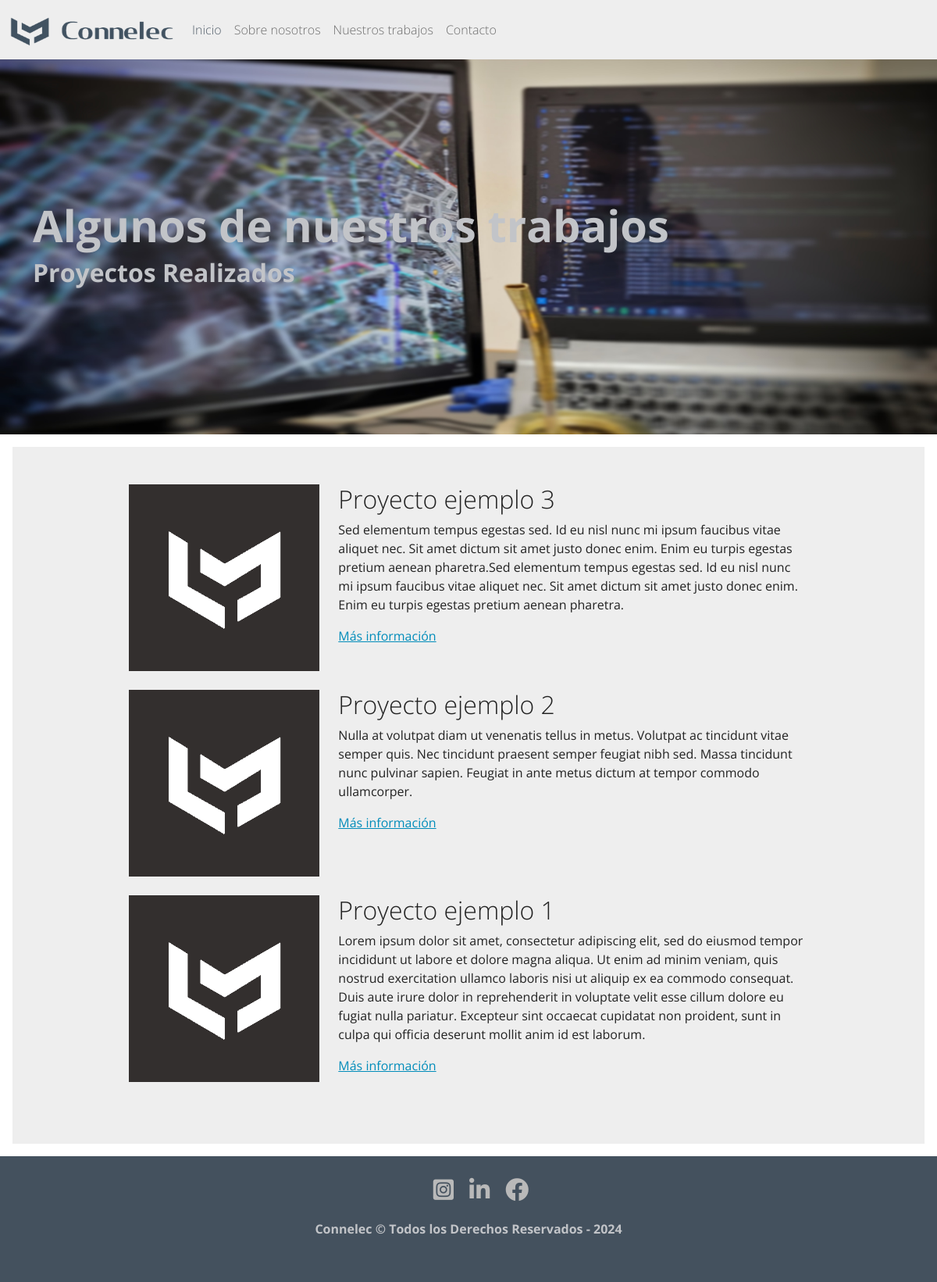
/portafolio, run on the app's committed database.
### portfolio/models.py (models this page shows, shortened)
class Project(models.Model):
    titulo = models.CharField(max_length=75)
    descripcion = models.TextField()
    imagen = models.ImageField(upload_to='projects',blank=True)
    link = models.URLField(max_length=180,blank=True)
    created = models.DateTimeField(auto_now_add=True)
    updated = models.DateTimeField(auto_now=True)
    class  Meta:
        verbose_name = 'proyecto'
        verbose_name_plural = 'proyectos'
        ordering = ['-created']

### portfolio/views.py (the view)
# urls.py: path('portafolio', vistaProyectos ,name="portafolio"),
def vistaProyectos(request):
    proyectos=Project.objects.all()
    return render(request, 'portfolio/portafolio.html', {"portafolio":proyectos})

### portfolio/templates/portfolio/portafolio.html (shortened to what this page needs)
{% extends 'core/base.html' %}
{% load static %}
{% block image-header%} portfolio {% endblock %}
{% block title-header%}
    <div>
        <h1 class="display-4 fw-bold" style="color: #C2C4C8">Algunos de nuestros trabajos</h1>
    </div>
    <div>
        <h3 class="fs-2 fw-bold" style="color: #C2C4C8">Proyectos Realizados</h3>
    </div>
{% endblock %}
{% block content %}
    {% for project in portafolio %}
        <div class="row project">
            <div class="col-lg-3 col-md-4 offset-lg-1">
                <img class="img-fluid" src="{{project.imagen.url}}" alt="">
            </div>
            <div class="col-lg-7 col-md-8">
                <h2 class="section-heading title">{{project.titulo}}</h2>
                <p>{{project.descripcion}}</p>
                {% if project.link %}
                    <p><a href="{{project.link}}">Más información</a></p>
                {% endif %}
            </div>
        </div>
        <br>
    {% endfor %}
{% endblock %}

### core/templates/core/base.html (shortened to what this page needs)
<!DOCTYPE html>
<html lang="es">
<head>
    {% load static %}
    <link href="{% static 'core/css/bootstrap.min.css' %}" rel="stylesheet">
    <link rel="stylesheet" href="https://cdnjs.cloudflare.com/ajax/libs/font-awesome/5.15.3/css/all.min.css" />
    <link rel="stylesheet" href="{% static 'core/css/app.css' %}">
  </head>
  <body>
    <nav class="navbar navbar-expand-lg bg-light">
        <div class="container-fluid">
            <a class="navbar-brand" href="/"><img src="{% static 'core/img/Isologotipo_transparente.png' %}" width="210" height="50" alt="logo"></a>
            <div class="collapse navbar-collapse" id="navbarNavAltMarkup">
                <div class="navbar-nav">
                    <a class="nav-link active" aria-current="page" href="/">Inicio</a>
                    <a class="nav-link" href="/about">Sobre nosotros</a>
                    <a class="nav-link" href="/portafolio">Nuestros trabajos</a>
                    <a class="nav-link" href="/contact">Contacto</a>
                </div>
            </div>
        </div>
    </nav>
    <div class="{% block image-header %}{% endblock %} imagen-fondo">
        <div class="container">
            <div class="row">
                <div class="col-12 titulos">
                    {% block title-header %}
                    {% endblock %}
                </div>
            </div>
        </div>
    </div>
    <div class="position-relative overflow-hidden p-3 p-md-5 m-md-3 bg-light">
        <div class="container">
            {% block content %}
            {% endblock %}
        </div>
    </div>
    <footer class="footer">
        <div class="footer__redes">
            <ul class="footer__lista">
                <li class="footer__item">
                    <a class="footer__icono" href="https://www.instagram.com//" target="blank"><i class="fab fa-instagram-square fa-1x"></i></a>
                </li>
                <li class="footer__item">
                    <a class="footer__icono" href="https://www.linkedin.com/" target="blank"><i class="fab fa-linkedin-in fa-1x"></i></a>
                </li>
                <li class="footer__item">
                    <a class="footer__icono" href="https://facebook.com/" target="blank"><i class="fab fa-facebook fa-1x"></i></a>
                </li>
            </ul>
        </div>
        <div class="footer__texto">
            <p>Connelec &copy; Todos los Derechos Reservados - 2024</p>
        </div>
    </footer>
  </body>
</html>

### core/static/core/css/app.css (style rules this page uses)
.portfolio { background-image: url(../img/portfolio-bg.jpeg); }
.imagen-fondo { background-position: center center; min-height: 60vh; background-attachment:scroll; background-size: cover; background-repeat: no-repeat; }
.titulos { color: #44515E; display: flex; flex-direction: column; justify-content: center; min-height: 60vh; }
.footer { grid-area: footer; background-color: #44515E; color: #C2C4C8; display: flex; flex-direction: column; align-items: center; justify-content: center; width: 100%; padding-top: 20px; padding-bottom: 20px; }
.footer__texto { font-weight: 700; margin-bottom: 20px; text-align: center; }
.footer__lista { text-decoration: none; display: flex; list-style: none; justify-content: center; }
.footer__icono { color: #b9b9b9; font-size: 30px; padding: 0 10px; display: block; }

### data on the page
Project: imagen (picture), titulo "Proyecto ejemplo 3", descripcion "Sed elementum tempus egestas sed. Id eu nisl nunc mi ipsum faucibus vitae aliquet nec. Sit amet dictum sit amet justo donec enim. Enim eu turpis egestas pretium aenean pharetra.Sed elementum tempus egestas sed. Id eu nisl nunc mi ipsum faucibus vitae aliquet nec. Sit amet dictum sit amet justo donec enim. Enim eu turpis egestas pretium aenean pharetra."
Project: imagen (picture), titulo "Proyecto ejemplo 2", descripcion "Nulla at volutpat diam ut venenatis tellus in metus. Volutpat ac tincidunt vitae semper quis. Nec tincidunt praesent semper feugiat nibh sed. Massa tincidunt nunc pulvinar sapien. Feugiat in ante metus dictum at tempor commodo ullamcorper."
Project: imagen (picture), titulo "Proyecto ejemplo 1", descripcion "Lorem ipsum dolor sit amet, consectetur adipiscing elit, sed do eiusmod tempor incididunt ut labore et dolore magna aliqua. Ut enim ad minim veniam, quis nostrud exercitation ullamco laboris nisi ut aliquip ex ea commodo consequat. Duis aute irure dolor in reprehenderit in voluptate velit esse cillum dolore eu fugiat nulla pariatur. Excepteur sint occaecat cupidatat non proident, sunt in culpa qui officia deserunt mollit anim id est laborum."
